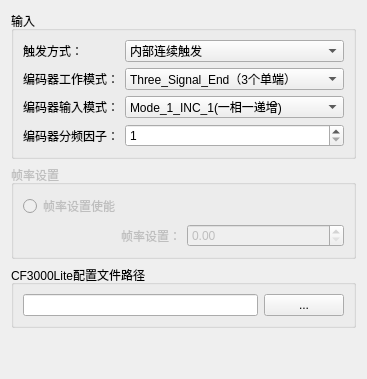
          <widget class="QWidget" name="tabImportMode">
           <attribute name="title">
            <string>输入</string>
           </attribute>
           <layout class="QGridLayout" name="gridLayout_14">
            <item row="3" column="0">
             <spacer name="verticalSpacer_4">
              <property name="orientation">
               <enum>Qt::Orientation::Vertical</enum>
              </property>
              <property name="sizeHint" stdset="0">
               <size>
                <width>20</width>
                <height>40</height>
               </size>
              </property>
             </spacer>
            </item>
            <item row="2" column="0">
             <widget class="QGroupBox" name="groupBox_CF3000LiteFilePath">
              <property name="title">
               <string>CF3000Lite配置文件路径</string>
              </property>
              <layout class="QGridLayout" name="gridLayout_32">
               <item row="0" column="0">
                <widget class="QLineEdit" name="lineEdit_CF3000LiteFilePath"/>
               </item>
               <item row="0" column="1">
                <widget class="QPushButton" name="pushButton">
                 <property name="text">
                  <string>...</string>
                 </property>
                </widget>
               </item>
              </layout>
             </widget>
            </item>
            <item row="1" column="0">
             <widget class="QGroupBox" name="gb_frameSetting">
              <property name="enabled">
               <bool>false</bool>
              </property>
              <property name="title">
               <string>帧率设置</string>
              </property>
              <layout class="QGridLayout" name="gridLayout_33">
               <item row="0" column="0">
                <widget class="QRadioButton" name="rb_frameSetEnable">
                 <property name="text">
                  <string>帧率设置使能</string>
                 </property>
                </widget>
               </item>
               <item row="1" column="0">
                <widget class="QLabel" name="lb_frameSet">
                 <property name="text">
                  <string>帧率设置：</string>
                 </property>
                 <property name="alignment">
                  <set>Qt::AlignmentFlag::AlignRight|Qt::AlignmentFlag::AlignTrailing|Qt::AlignmentFlag::AlignVCenter</set>
                 </property>
                </widget>
               </item>
               <item row="1" column="1">
                <widget class="QDoubleSpinBox" name="sb_frameSetValue"/>
               </item>
              </layout>
             </widget>
            </item>
            <item row="0" column="0">
             <widget class="QGroupBox" name="groupBoxExportMode">
              <property name="title">
               <string>输入</string>
              </property>
              <layout class="QGridLayout" name="gridLayout_34">
               <item row="0" column="0">
                <widget class="QLabel" name="label_39">
                 <property name="text">
                  <string>触发方式：</string>
                 </property>
                </widget>
               </item>
               <item row="0" column="1">
                <widget class="QComboBox" name="comboBoxTriggerMode">
                 <item>
                  <property name="text">
                   <string>内部连续触发</string>
                  </property>
                 </item>
                 <item>
                  <property name="text">
                   <string>Reserve</string>
                  </property>
                 </item>
                 <item>
                  <property name="text">
                   <string>编码器触发</string>
                  </property>
                 </item>
                 <item>
                  <property name="text">
                   <string>内部定时触发</string>
                  </property>
                 </item>
                 <item>
                  <property name="text">
                   <string>内部单次触发</string>
                  </property>
                 </item>
                </widget>
               </item>
               <item row="1" column="0">
                <widget class="QLabel" name="label_40">
                 <property name="text">
                  <string>编码器工作模式：</string>
                 </property>
                </widget>
               </item>
               <item row="1" column="1">
                <widget class="QComboBox" name="comboBoxEncodeWorkMode">
                 <item>
                  <property name="text">
                   <string>Three_Signal_End（3个单端）</string>
                  </property>
                 </item>
                 <item>
                  <property name="text">
                   <string>Diff_One_Signal_End(1差分1单端)</string>
                  </property>
                 </item>
                </widget>
               </item>
               <item row="2" column="0">
                <widget class="QLabel" name="label_41">
                 <property name="text">
                  <string>编码器输入模式：</string>
                 </property>
                </widget>
               </item>
               <item row="2" column="1">
                <widget class="QComboBox" name="comboBoxEncodeInputMode">
                 <item>
                  <property name="text">
                   <string>Mode_1_INC_1(一相一递增)</string>
                  </property>
                 </item>
                 <item>
                  <property name="text">
                   <string>Mode_2_INC_1(两相一递增)</string>
                  </property>
                 </item>
                 <item>
                  <property name="text">
                   <string>Mode_2_INC_2(两相两递增)</string>
                  </property>
                 </item>
                 <item>
                  <property name="text">
                   <string>Mode_2_INC_4(两相四递增)</string>
                  </property>
                 </item>
                </widget>
               </item>
               <item row="3" column="0">
                <widget class="QLabel" name="label_42">
                 <property name="text">
                  <string>编码器分频因子：</string>
                 </property>
                </widget>
               </item>
               <item row="3" column="1">
                <widget class="QSpinBox" name="spinBoxEncodeDivision">
                 <property name="minimum">
                  <number>1</number>
                 </property>
                 <property name="maximum">
                  <number>65535</number>
                 </property>
                </widget>
               </item>
              </layout>
             </widget>
            </item>
           </layout>
          </widget>
